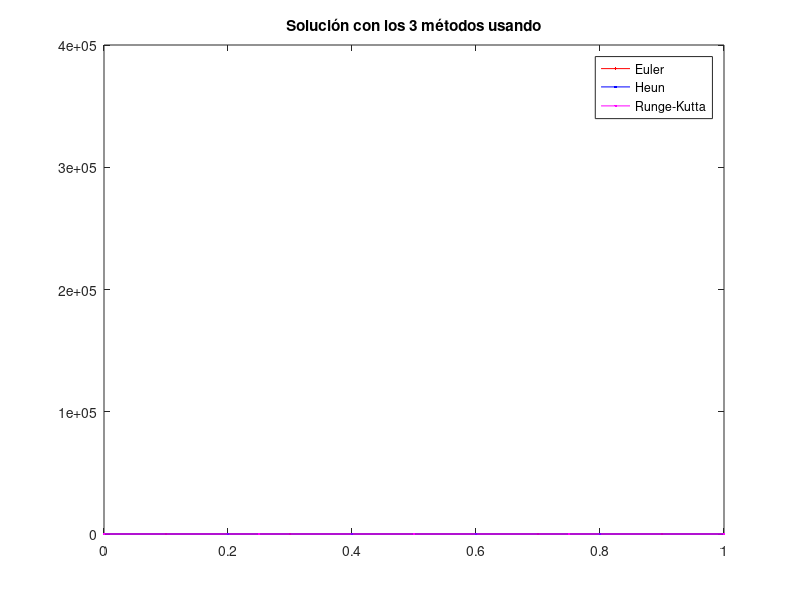

Reproduce this figure in MATLAB.
clear; clc;

function fxy = fxy(x, y)
fxy = 5*y*x^3 - 2*y;
%fxy = y*x^2 - 1.1*y;
end

% Método de Euler
t1 = 1; h = 0.1; c = 1; x = 0; y = c;
x1 = 0; xf = 2; n = (xf - x1)/h;
for i = 1:n+1
    t1(1, i) = x;
    k = fxy(x, y);
    x = x + h;
    t1(2, i) = y;
    y = y + h * k;
    t1(3, i) = k;
end
t1'

% Método de Heun
t2 = 1; h = 0.2; c = 1; x = 0; y = c; yp = y;
x1 = 0; xf = 2; n = (xf - x1)/h;
for i = 1:n+1
    t2(1, i) = x;
    k1 = fxy(x, y);
    x = x + h;
    t2(2, i) = y;
    yp = y + h * k1;
    t2(3, i) = k1;
    k2 = fxy(x, yp);
    t2(4, i) = k2;
    y = y + h * (k1 + k2)/2;
end
t2'

% Método de Runge-Kutta
t3 = 1; h = 0.25; c = 1; x = 0; y = c; yp = y;
x1 = 0; xf = 2; n = (xf - x1)/h;
for i = 1:n+1
    t3(1, i) = x;
    t3(2, i) = y; 
    k1 = fxy(x, y);
    t3(3, i) = k1;
    xp1 = x + h/2; yp1 = y + (h*k1)/2; k2 = fxy(xp1, yp1);
    t3(4, i) = k2;
    xp2 = xp1; yp2 = y + (h*k2)/2; k3 = fxy(xp2, yp2);
    t3(5, i) = k3;
    xp3 = x + h; yp3 = y + h*k3; k4 = fxy(xp3, yp3);
    t3(6, i) = k4;
    x = x + h; y = y + ((k1+2*k2+2*k3+k4)*h)/6;
end
t3'

plot(t1(1, :), t1(2, :), 'r.-')
hold on
plot(t2(1, :), t2(2, :), 'b.-')
plot(t3(1, :), t3(2, :), 'm.-')
xlim([0 1]) % limitar x para evitar divergencia en gráfico
hold off
legend('Euler', 'Heun', 'Runge-Kutta')
title('Solución con los 3 métodos usando')
